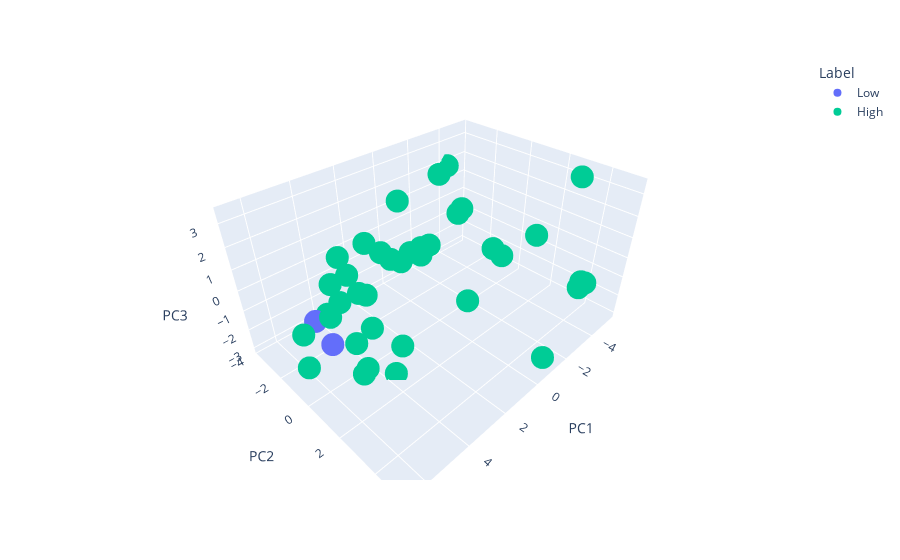

Notebook cell for this chart:
### Code cell
plot_PCA_3D(pc_df, pca)

### Figure 1 — Plotly figure (JSON) as saved in the notebook; plotly's stock layout.template omitted (floating-point values rounded to 4 significant figures; data arrays with more than 128 entries replaced by an {"elided": "..."} marker saying what was removed)
{"data": [{"hovertemplate": "Label=Low<br>PC1=%{x}<br>PC2=%{y}<br>PC3=%{z}<extra></extra>", "legendgroup": "Low", "marker": {"color": "#636efa", "symbol": "circle"}, "mode": "markers", "name": "Low", "scene": "scene", "showlegend": true, "type": "scatter3d", "x": {"elided": "209 float values"}, "y": {"elided": "209 float values"}, "z": {"elided": "209 float values"}}, {"hovertemplate": "Label=High<br>PC1=%{x}<br>PC2=%{y}<br>PC3=%{z}<extra></extra>", "legendgroup": "High", "marker": {"color": "#00cc96", "symbol": "circle"}, "mode": "markers", "name": "High", "scene": "scene", "showlegend": true, "type": "scatter3d", "x": {"elided": "234 float values"}, "y": {"elided": "234 float values"}, "z": {"elided": "234 float values"}}], "layout": {"legend": {"title": {"text": "Label"}, "tracegroupgap": 0}, "margin": {"t": 60}, "scene": {"domain": {"x": [0, 1], "y": [0, 1]}, "xaxis": {"title": {"text": "PC1"}}, "yaxis": {"title": {"text": "PC2"}}, "zaxis": {"title": {"text": "PC3"}}}, "showlegend": true}}
